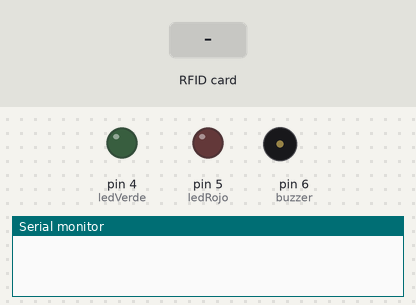
Bench run of a sketch on a simulated Arduino Uno, built with avr-gcc and run on an emulated ATmega328P. On the bench: output pins drawn as LEDs (lit = HIGH), buzzer (waves = sounding), the last lines printed to the serial monitor. Inputs (shaded band) come from the test bench. Pins used as bus, display or sensor lines are not drawn.

Above: at 1.2 s.
1.3 s: RFID card 43 AE 27 1A held to the reader
At 1.8 s:
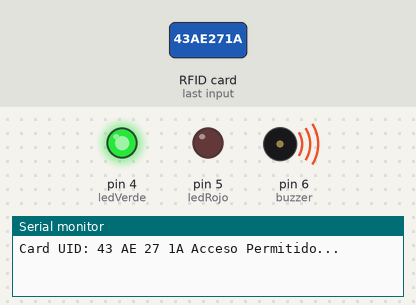
2.8 s: RFID card 5E 7A 19 C4 held to the reader
At 6.2 s:
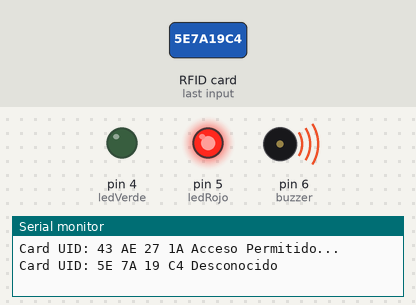
Timing chart, 0 to 10.8 s (numbered marks = the images above; inputs shaded):
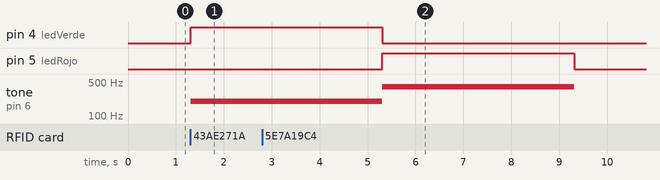

The sketch:

Tarea_4_de_Taller_3B_RFID.ino
```cpp
/*
   Fundacion Kinal
   Centro educativo técnico laboral Kinal
   Quinto perito
   Quinto electronica
   Codigo Tecnico: EB5AM
   Curso: Taller de electronica digital y reparacion de computadoras I
   Proyecto: RFID y su uso
   Dev: Paulo Calito 2020265
   Fecha: Vie-25/07/2024

*/

#include <SPI.h>
#include <MFRC522.h>

#define RST_PIN         9
#define SS_PIN          10
#define ledVerde        4
#define ledRojo         5


MFRC522 mfrc522(SS_PIN, RST_PIN);   //
MFRC522::MIFARE_Key key;


byte tag1[4] = {0x43, 0xAE, 0x27, 0x1A};
byte tag2[4] = {0x70, 0x78, 0x70, 0xA4};  // Valor correcto del llavero para cambiarlo   0xA3, 0xCE, 0x08, 0x0E   // valor "x"  0x70, 0x78, 0x70, 0xA4

byte tagActual[4];

const int buzzer = 6;

void setup() {
  Serial.begin(9600);
  while (!Serial);    // comprobar si ya ha iniciado
  SPI.begin();        // inicia la comunicacion SPI
  mfrc522.PCD_Init(); //inicia la comunicacion con el modulo RFID
  pinMode(ledVerde, OUTPUT);
  pinMode(ledRojo, OUTPUT);
  pinMode(buzzer, OUTPUT);

}

void loop() {
  if ( ! mfrc522.PICC_IsNewCardPresent())
    return;

  // Selecciona una tarjeta
  if ( ! mfrc522.PICC_ReadCardSerial())       // leer la tarjeta
    return;

  Serial.print(F("Card UID:"));
  dump_byte_array(mfrc522.uid.uidByte, mfrc522.uid.size);   // obtiene los valores leidos de la tarjeta

  digitalWrite(ledVerde, LOW);
  digitalWrite(ledRojo, LOW);
}

void dump_byte_array(byte *buffer, byte bufferSize) {
  for (byte i = 0; i < bufferSize; i++) {
    Serial.print(buffer[i] < 0x10 ? " 0" : " ");
    Serial.print(buffer[i], HEX);
    tagActual[i] = buffer[i];
  }
  if (compararArray(tagActual, tag1)) {
    Serial.println(" Acceso Permitido...");
    digitalWrite(ledVerde, HIGH);
    tone (buzzer, 200);
    delay(4000);
    noTone(buzzer);
  }
  else if (compararArray(tagActual, tag2)) {
    Serial.println(" Acceso Permitido...");
    digitalWrite(ledVerde, HIGH);
    tone (buzzer, 200);
    delay(4000);
    noTone(buzzer);
  }
  else {
    Serial.println(" Desconocido" );
    digitalWrite(ledRojo, HIGH);
    tone (buzzer, 400);
    delay(4000);
    noTone(buzzer);
  }
}


boolean compararArray(byte array1[], byte array2[]) {

  if (array1[0] != array2[0]) return (false);
  if (array1[1] != array2[1]) return (false);
  if (array1[2] != array2[2]) return (false);
  if (array1[3] != array2[3]) return (false);
  return (true);
}
```

Measured:
- after the input at 1.3 s, pin 4 (ledVerde): LOW → HIGH at once; tone on pin 6 (buzzer): silent → 200 Hz at once
- after the input at 2.8 s, pin 5 (ledRojo): LOW → HIGH after 2.5 s, → LOW 4.0 s later; tone on pin 6 (buzzer): 200 Hz → 400 Hz after 2.5 s, → silent 4.0 s later
